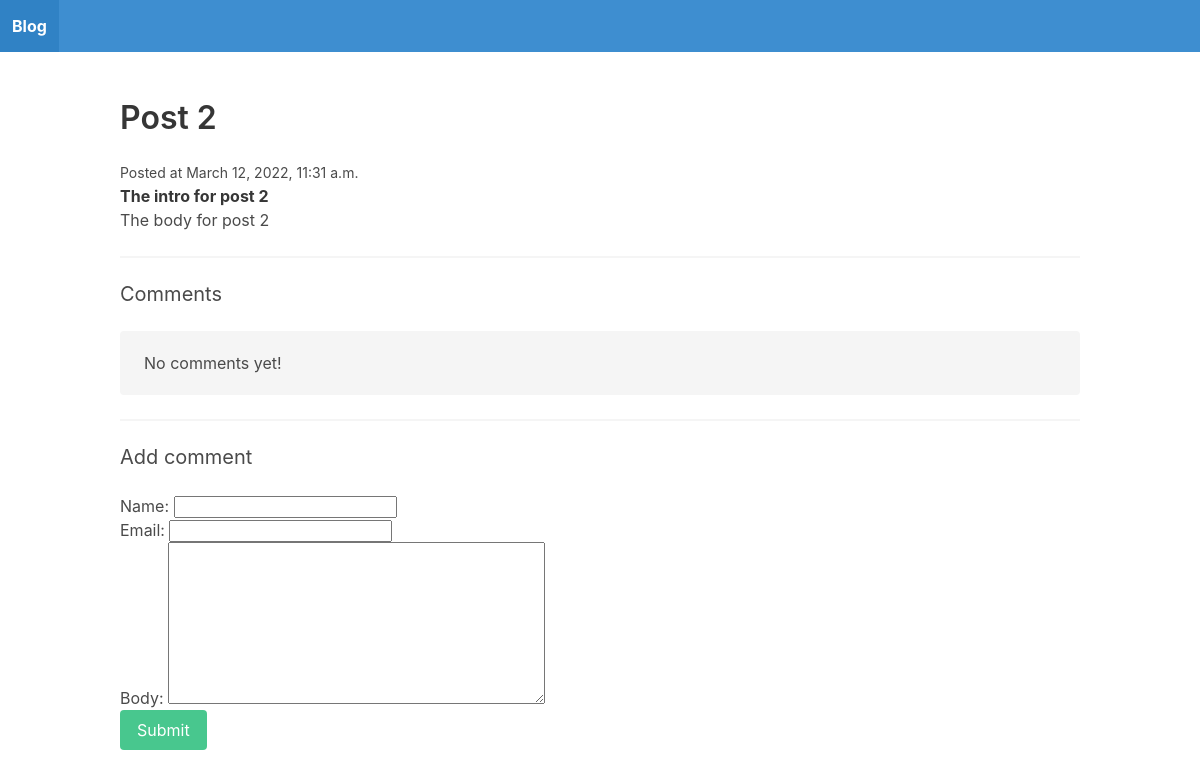
/post-2/, run on an earlier commit of the app's database.
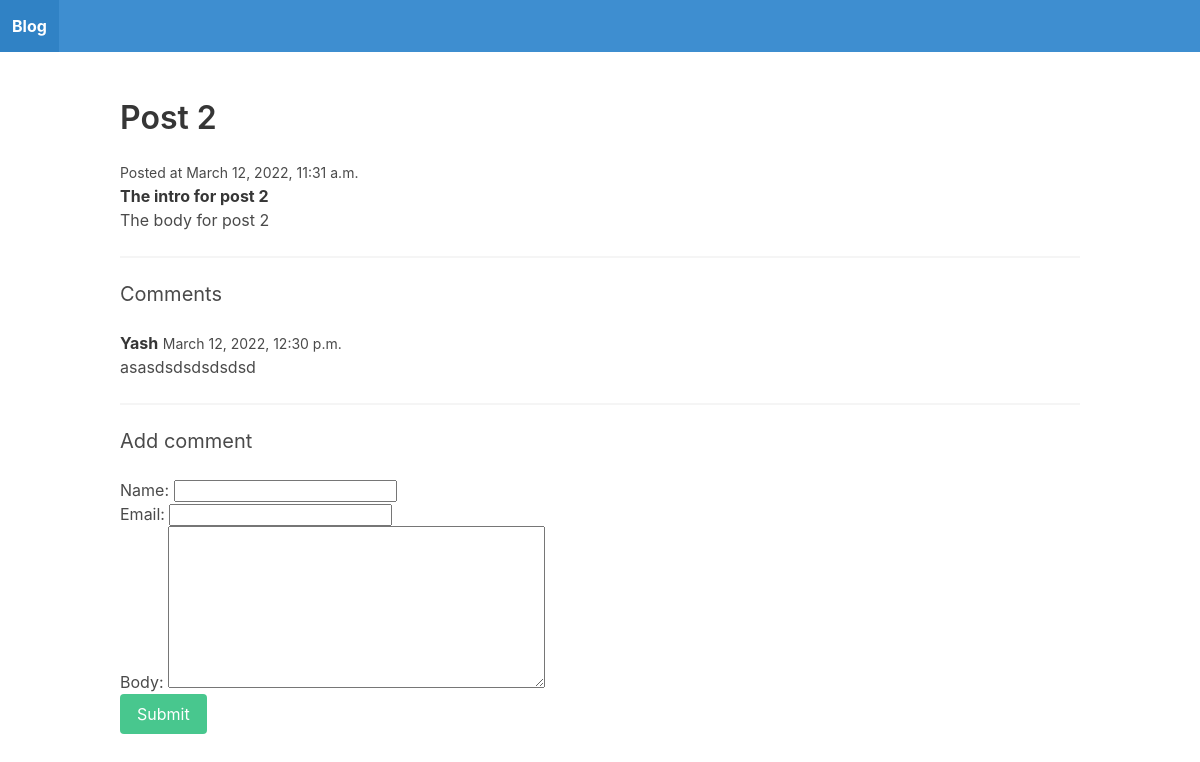
And on a later commit of the database.
### blogapp/models.py (models this page shows)
class Post(models.Model):
    title = models.CharField(max_length=255)
    slug = models.SlugField()
    intro = models.TextField()
    body = models.TextField()
    date_added = models.DateTimeField(auto_now_add=True)
    class Meta:
        ordering = ['-date_added']

class Comment(models.Model):
    post = models.ForeignKey(Post,related_name='comments',on_delete=models.CASCADE)
    name = models.CharField(max_length=255)
    email = models.EmailField()
    body = models.TextField()
    date_added = models.DateTimeField(auto_now_add=True)
    class Meta:
        ordering = ['date_added']

### blogapp/views.py (the view)
# urls.py: path('<slug:slug>/',post_detail,name='post_detail'),
def post_detail(request, slug):
    post = Post.objects.get(slug=slug)
    if request.method == 'POST':
        form = CommentForm(request.POST)
        if form.is_valid():
            comment = form.save(commit=False)
            comment.post = post
            comment.save()
            return redirect('post_detail', slug=post.slug)
    else:
        form = CommentForm()
    return render(request, 'blog/post_detail.html', {'post': post, 'form': form})

### blogapp/forms.py
class CommentForm(forms.ModelForm):
    class Meta:
        model = Comment
        fields = ['name', 'email', 'body']

### blogapp/templates/blog/post_detail.html (shortened to what this page needs)
{% extends 'blog/base.html' %}
{% block content %}
    <h1 class="title">{{ post.title }}</h1>
    <small>Posted at {{ post.date_added }}</small>
    <p><strong>{{ post.intro }}</strong></p>
    <p>{{ post.body }}</p>
    <hr>
    <h2 class="subtitle">Comments</h2>
    {% for comment in post.comments.all %}
        <article class="media">
            <div class="media-content">
                <div class="content">
                    <p>
                        <strong>{{ comment.name }}</strong> <small>{{ comment.date_added }}</small>
                        <br>
                        {{ comment.body }}
                    </p>
                </div>
            </div>
        </article>
    {% empty %}
        <div class="notification">
            <p>No comments yet!</p>
        </div>
    {% endfor %}
    <hr>
    <h2 class="subtitle">Add comment</h2>
    <form method="post" action=".">
        {{ form.as_p }}
        <div class="field">
            <div class="control">
                <button class="button is-success">Submit</button>
            </div>
        </div>
    </form>
{% endblock %}

### blogapp/templates/blog/base.html (shortened to what this page needs)
<!DOCTYPE html>
<html>
    <head>
        <link rel="stylesheet" href="https://cdn.jsdelivr.net/npm/bulma@0.9.1/css/bulma.min.css">
    </head>
    <body>
        <nav class="navbar is-info">
            <div class="navbar-brand">
                <a href="/" class="navbar-item"><strong>Blog</strong></a>
            </div>
        </nav>
        <section class="section">
            <div class="container">
                {% block content %}
                {% endblock %}
            </div>
        </section>
    </body>
</html>

What changed in the data, as far as the page shows it:
added Comment: name "Yash", date_added "March 12, 2022, 12:30 p.m.", body "asasdsdsdsdsdsd"
Also different on the page:
text no longer shown: "No comments yet!"
